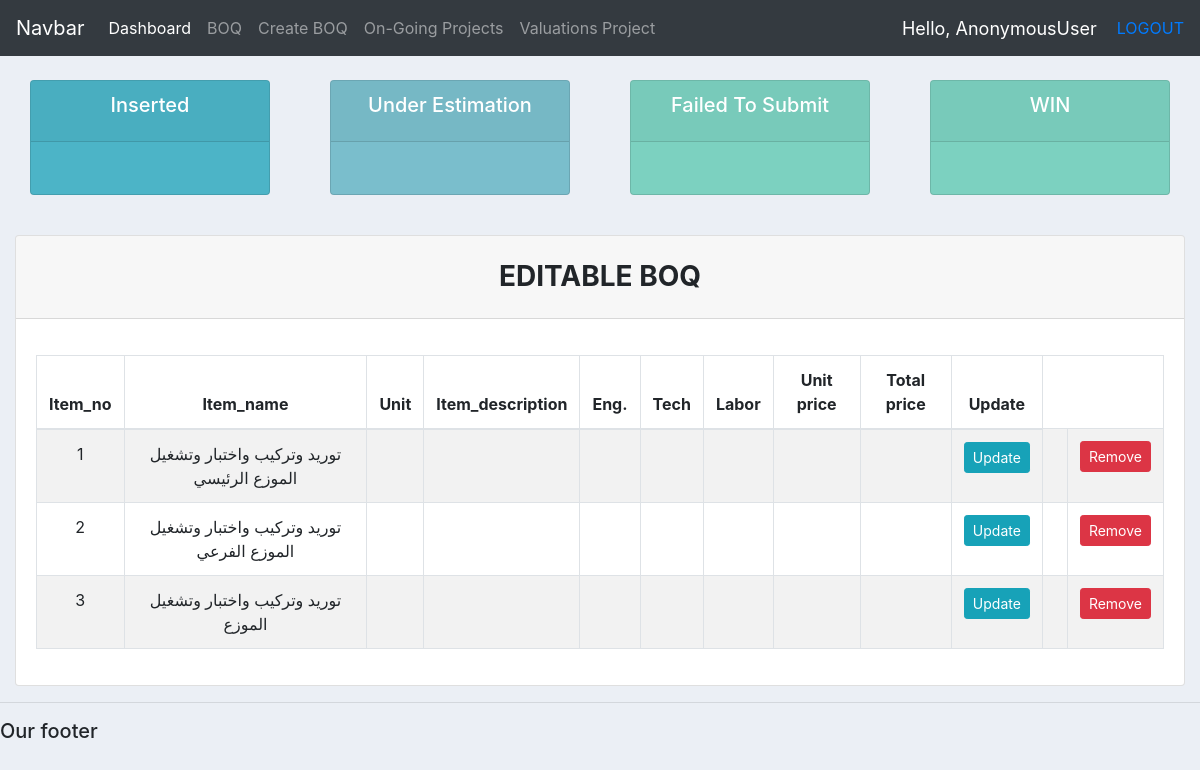
The page /BOQ/ on the database its author committed.
### project/models.py (models this page shows)
class bid_BOQ(models.Model):
	Item_no = models.CharField(max_length=200, null=True)
	Item_name = models.CharField(max_length=200, null=True)

### project/views.py (the view)
# urls.py: path('BOQ/', views.BOQ, name="BOQ"),
def BOQ(request):
	boq = bid_BOQ.objects.all()
	context = {'boq': boq}
	return render(request, 'projects/BOQ_List1.html', context)

### project/templates/projects/BOQ_List1.html (shortened to what this page needs)
{%  extends 'projects/main.html' %}
{% block content %}
{%  include 'projects/status_bid.html' %}
<br>
<div class="card">
  <h3 class="card-header text-center font-weight-bold text-uppercase py-4">
    Editable BOQ
  </h3>
  <div class="card-body">
    <div id="table" class="table-editable">
			<table class="table table-bordered table-responsive-md table-striped text-center">
       		 <thead>
          		<tr>
					<th class="text-center" >Item_no</th>
					<th class="text-center" >Item_name</th>
					<th class="text-center" >Unit</th>
					<th class="text-center" >Item_description</th>
					<th class="text-center" >Eng.</th>
					<th class="text-center" >Tech</th>
					<th class="text-center" >Labor</th>
					<th class="text-center" >Unit price</th>
					<th class="text-center" >Total price</th>
					<th class="text-center" >Update</th>
				</tr>
	        </thead>
				{% for i in boq %}
					<tr>
						<td class="pt-3-half" contenteditable="true" >{{i.Item_no}}</td>
						<td class="pt-3-half" contenteditable="true" >{{i.Item_name}}</td>
						<td class="pt-3-half" contenteditable="true" >{{i.Unit}}</td>
						<td class="pt-3-half" contenteditable="true" >{{i.Item_description}}</td>
						<td class="pt-3-half" contenteditable="true" >{{i.Eng.}}</td>
						<td class="pt-3-half" contenteditable="true" >{{i.Tech}}</td>
						<td class="pt-3-half" contenteditable="true" >{{i.Labor}}</td>
						<td class="pt-3-half" contenteditable="true" >{{i.Unit_price}}</td>
						<td class="pt-3-half" contenteditable="true" >{{i.Total_price}}</td>
						<td><a class="btn btn-sm btn-info" href="{% url 'update_BOQ' i.id%}">Update</a></td>
						            <td class="pt-3-half">
            </td>
            <td>
              <span class="table-remove"
                ><button type="button" class="btn btn-danger btn-rounded btn-sm my-0">
                  Remove
                </button></span
              >
            </td>
          </tr>
				{% endfor %}
			</table>
		</div>
	</div>
</div>
{% endblock %}

### project/templates/projects/main.html (style rules this page uses)
body { background-color: #ebeff5; }

### rows shown on the page
bid_BOQ: Item_no "1", Item_name "توريد وتركيب واختبار وتشغيل الموزع الرئيسي"
bid_BOQ: Item_no "2", Item_name "توريد وتركيب واختبار وتشغيل الموزع الفرعي"
bid_BOQ: Item_no "3", Item_name "توريد وتركيب واختبار وتشغيل الموزع"

### other values the page prints
{{ request.user }} "AnonymousUser"
